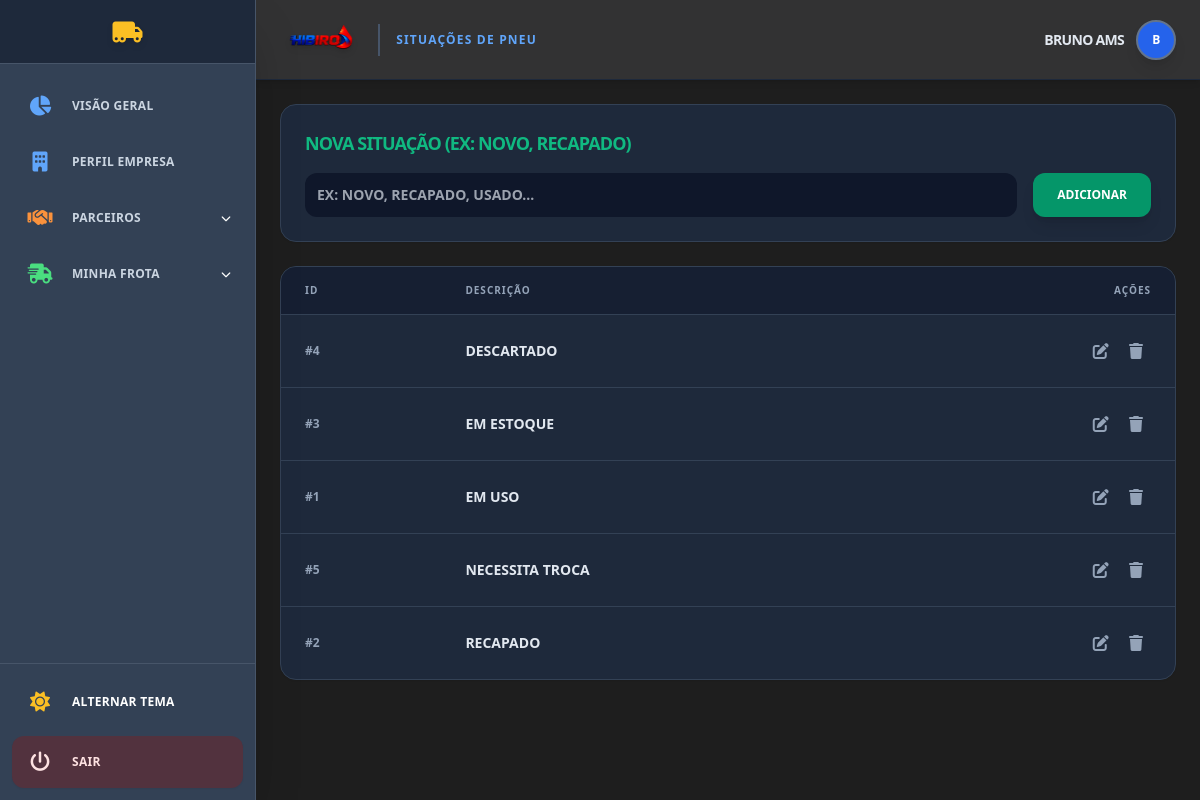
The app's page /configuracoes/frota/pneu/situacao (signed in) with its own data.
### tables this page shows
CREATE TABLE "vei_pneu_situacao" (
	"id_situacao"	INTEGER,
	"nome_situacao"	TEXT NOT NULL UNIQUE,
	PRIMARY KEY("id_situacao" AUTOINCREMENT)
);

### rotas/frota_bases.py (the view, shortened to what this page needs)
@frota_bases_bp.route('/pneu/situacao', methods=['GET', 'POST'])
@login_required
def pneu_situacao():
    db = get_db()
    dados = db.execute('SELECT * FROM vei_pneu_situacao ORDER BY nome_situacao').fetchall()
    return render_template('app/frota/config_pneu_situacao.html', situacoes=dados, username=session.get('username'))

### app.py (called while the page is built)
@app.context_processor
def inject_user_status():
    return dict(
        perfil_completo=session.get('perfil_completo', False),
        username=session.get('username')
    )

### database.py (called while the page is built)
def get_db():
    db = getattr(g, '_database', None)
    if db is None:
        if not os.path.exists('dados'):
            os.makedirs('dados')
        db = g._database = sqlite3.connect(DATABASE)
        db.row_factory = sqlite3.Row
    return db

def init_app_db(app):
    @app.teardown_appcontext
    def close_connection(exception):
        db = getattr(g, '_database', None)
        if db is not None:
            db.close()

### rotas/frota_bases.py (called while the page is built)
def login_required(f):
    @wraps(f)
    def decorated_function(*args, **kwargs):
        if 'user_id' not in session:
            return redirect(url_for('auth.login'))
        return f(*args, **kwargs)
    return decorated_function

### templates/app/frota/config_pneu_situacao.html
{% extends "base_app.html" %}
{% block page_title %}Situações de Pneu{% endblock %}
{% block content %}
<div class="max-w-4xl mx-auto space-y-6">
    <div class="bg-white dark:bg-slate-800 p-6 rounded-2xl shadow-sm border border-slate-200 dark:border-slate-700">
        <h3 class="text-lg font-black uppercase tracking-tighter mb-4 text-emerald-500">Nova Situação (Ex: Novo, Recapado)</h3>
        <form method="POST" action="{{ url_for('frota_bases.pneu_situacao') }}" class="flex gap-4">
            <input type="text" name="nome_situacao" placeholder="EX: NOVO, RECAPADO, USADO..." required
                class="flex-grow p-3 rounded-xl bg-slate-100 dark:bg-slate-900 border-none focus:ring-2 focus:ring-emerald-500 outline-none font-bold uppercase text-sm text-slate-700 dark:text-white">
            <button type="submit" class="bg-emerald-600 hover:bg-emerald-700 text-white px-6 py-3 rounded-xl font-black transition-all shadow-lg text-xs">
                ADICIONAR
            </button>
        </form>
    </div>
    <div class="bg-white dark:bg-slate-800 rounded-2xl shadow-sm border border-slate-200 dark:border-slate-700 overflow-hidden">
        <table class="w-full text-left border-collapse">
            <thead>
                <tr class="bg-slate-50 dark:bg-slate-900/50 border-b border-slate-200 dark:border-slate-700">
                    <th class="px-6 py-4 text-[10px] font-black uppercase text-slate-400 tracking-widest">ID</th>
                    <th class="px-6 py-4 text-[10px] font-black uppercase text-slate-400 tracking-widest">Descrição</th>
                    <th class="px-6 py-4 text-right text-[10px] font-black uppercase text-slate-400 tracking-widest">Ações</th>
                </tr>
            </thead>
            <tbody class="divide-y divide-slate-100 dark:divide-slate-700">
                {% for s in situacoes %}
                <tr class="hover:bg-slate-50 dark:hover:bg-slate-900/30 transition-colors">
                    <td class="px-6 py-4 text-xs font-bold text-slate-400">#{{ s.id_situacao }}</td>
                    <td class="px-6 py-4 text-sm font-black text-slate-700 dark:text-slate-200 uppercase">{{ s.nome_situacao }}</td>
                    <td class="px-6 py-4 text-right">
                        <button class="p-2 text-slate-400 hover:text-blue-500 transition-colors"><i class="fa-solid fa-pen-to-square"></i></button>
                        <button class="p-2 text-slate-400 hover:text-red-500 transition-colors"><i class="fa-solid fa-trash"></i></button>
                    </td>
                </tr>
                {% else %}
                <tr>
                    <td colspan="3" class="px-6 py-10 text-center text-slate-400 text-xs font-bold uppercase italic">Nenhuma situação cadastrada.</td>
                </tr>
                {% endfor %}
            </tbody>
        </table>
    </div>
</div>
{% endblock %}

### templates/base_app.html (style rules this page uses)
html { background-color: #1e1e1e; color: #ffffff; }
body { opacity: 0; transition: opacity 0.3s ease-in; }
body.loaded { opacity: 1; }

### records on screen
vei_pneu_situacao: id_situacao "4", nome_situacao "DESCARTADO"
vei_pneu_situacao: id_situacao "3", nome_situacao "EM ESTOQUE"
vei_pneu_situacao: id_situacao "1", nome_situacao "EM USO"
vei_pneu_situacao: id_situacao "5", nome_situacao "NECESSITA TROCA"
vei_pneu_situacao: id_situacao "2", nome_situacao "RECAPADO"

### other values on screen
{{ username }} "BRUNO AMS"
{{ username[0]|upper if username else 'U' }} "B"
